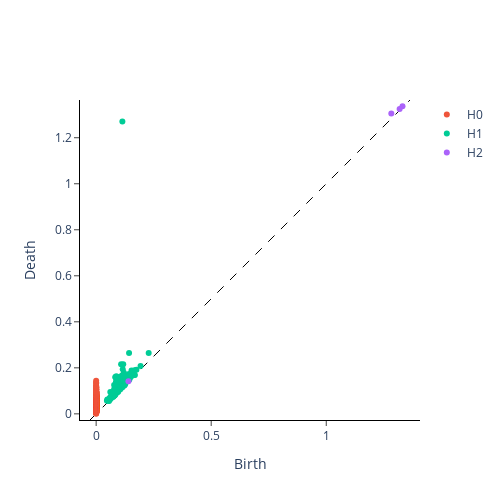

This figure's notebook cell:
### Markdown cell above
Una vez que hemos calculado nuestros diagramas de persistencia, podemos comparar cómo el círculo, la esfera y el toro producen diferentes patrones en cada dimensión de homología:

### Code cell
from gtda.plotting import plot_diagram

# Circle
plot_diagram(diagrams_basic[0])
